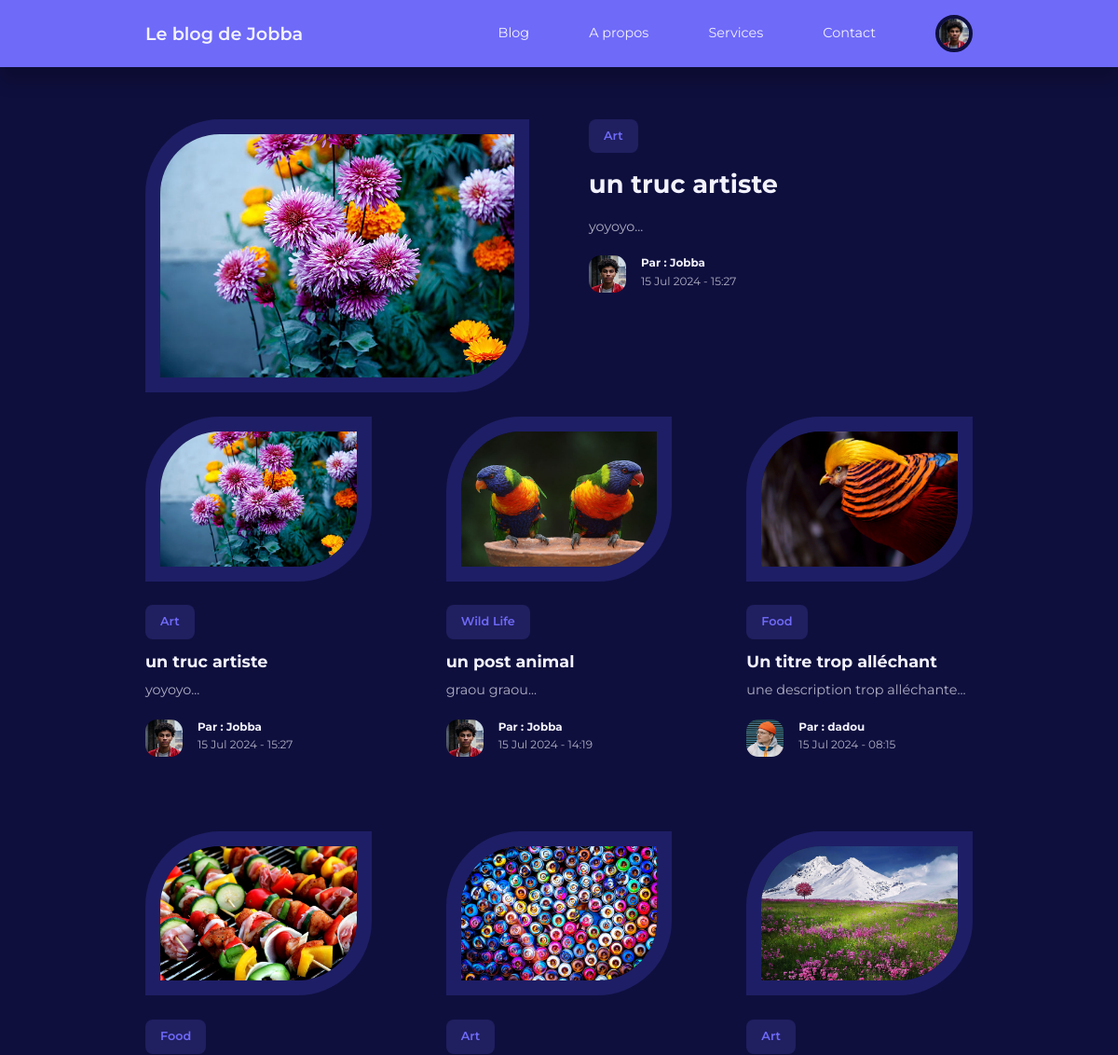
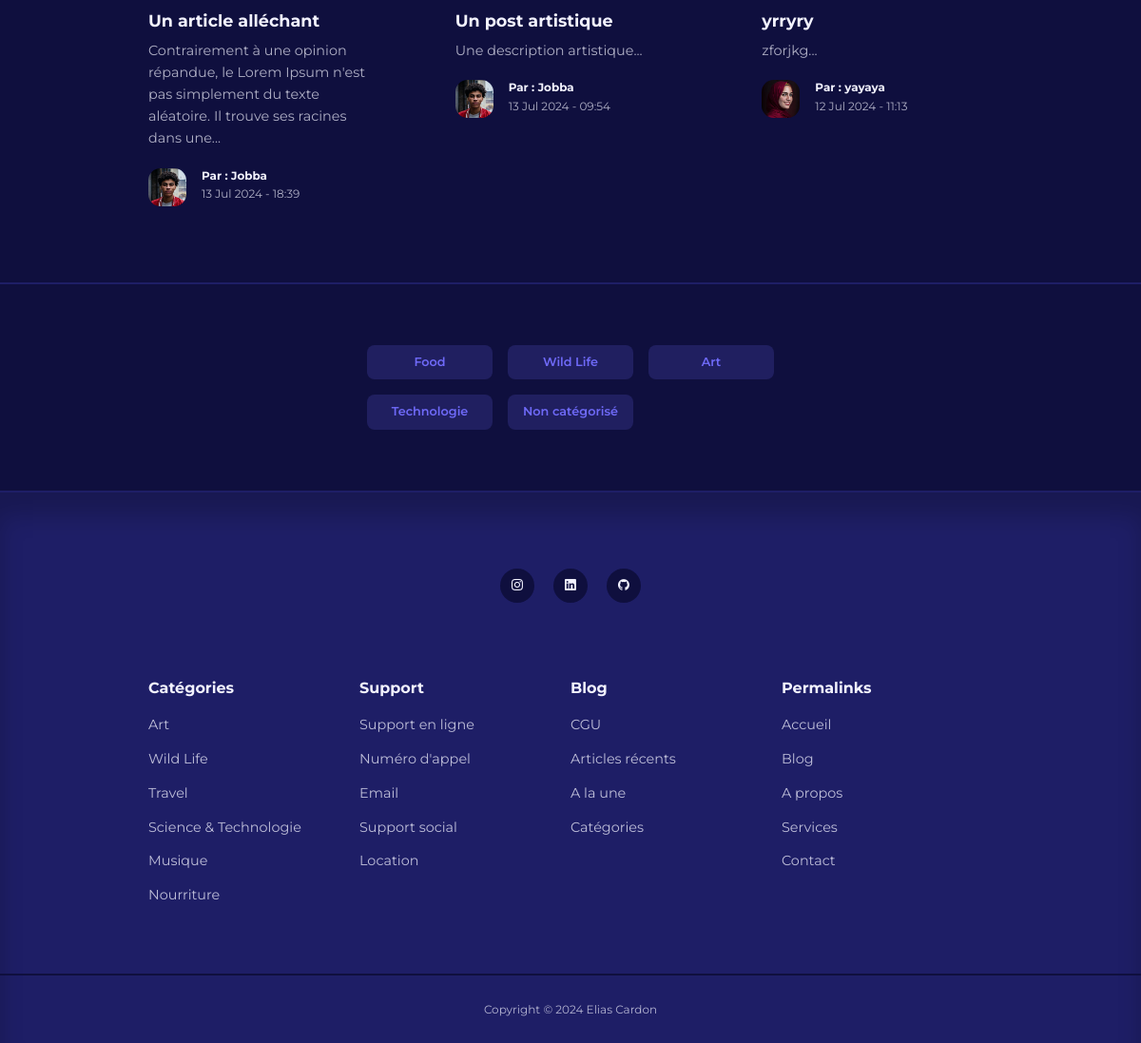
The app's page / (signed in) with its own data (2 pictures, top to bottom).
### tables this page shows
CREATE TABLE IF NOT EXISTS `users` (
  `id` int UNSIGNED NOT NULL AUTO_INCREMENT,
  `firstname` varchar(50) NOT NULL,
  `lastname` varchar(50) NOT NULL,
  `username` varchar(50) NOT NULL,
  `email` varchar(100) NOT NULL,
  `password` varchar(255) NOT NULL,
  `avatar` varchar(255) NOT NULL,
  `is_admin` tinyint(1) NOT NULL,
  PRIMARY KEY (`id`)
);

CREATE TABLE IF NOT EXISTS `posts` (
  `id` int UNSIGNED NOT NULL AUTO_INCREMENT,
  `title` varchar(255) NOT NULL,
  `body` text NOT NULL,
  `thumbnail` varchar(255) NOT NULL,
  `date_time` timestamp NOT NULL DEFAULT CURRENT_TIMESTAMP,
  `category_id` int UNSIGNED DEFAULT NULL,
  `author_id` int UNSIGNED NOT NULL,
  `is_featured` tinyint(1) NOT NULL,
  PRIMARY KEY (`id`),
  KEY `FK_blog_category` (`category_id`),
  KEY `FK_blog_author` (`author_id`)
);

CREATE TABLE IF NOT EXISTS `categories` (
  `id` int UNSIGNED NOT NULL AUTO_INCREMENT,
  `title` varchar(50) NOT NULL,
  `description` text NOT NULL,
  PRIMARY KEY (`id`)
);

### index.php (the view, shortened to what this page needs)
<?php
include 'backend/partials/header.php';
$_featured_query = "SELECT * FROM `posts` WHERE is_featured = 1";
$_featured_result = mysqli_query($connection, $_featured_query);
$featured = mysqli_fetch_assoc($_featured_result);
$query = "SELECT * FROM `posts` ORDER BY date_time DESC LIMIT 9";
$posts = mysqli_query($connection, $query);
?>
<?php if (mysqli_num_rows($_featured_result) == 1) : ?>
    <section class="featured">
        <div class="container featured__container">
            <div class="post__thumbnail">
                <img src="frontend/assets/images/<?= $featured['thumbnail'] ?>" alt="Image du blog1">
            </div>
            <div class="post__info">
                <?php
                $category_id = $featured['category_id'];
                $category_query = "SELECT * FROM categories WHERE id = $category_id";
                $category_result = mysqli_query($connection, $category_query);
                $category = mysqli_fetch_assoc($category_result);
                ?>
                <a href="<?= ROOT_URL ?>category-post.php?id=<?= $featured['category_id'] ?>"
                   class="category__button"><?= $category['title'] ?></a>
                <h2 class="post__title"><a
                            href="<?= ROOT_URL ?>post.php?id=<?= $featured['id'] ?>"><?= $featured['title'] ?></a>
                </h2>
                <p class="post__body">
                    <?= substr($featured['body'], 0, 300) ?>...
                </p>
                <div class="post__author">
                    <?php
                    $author_id = $featured['author_id'];
                    $author_query = "SELECT * FROM users WHERE id = '$author_id'";
                    $author_result = mysqli_query($connection, $author_query);
                    $author = mysqli_fetch_assoc($author_result);
                    ?>
                    <div class="post__author-avatar">
                        <img src="frontend/assets/images/<?= $author['avatar'] ?>"
                             alt="Avatar de l'auteur de l'article">
                    </div>
                    <div class="post__author-info">
                        <h5>Par : <?= "{$author['username']}" ?></h5>
                        <small>
                            <?= date("d M Y - H:i", strtotime($featured['date_time'])) ?>
                        </small>
                    </div>
                </div>
            </div>
        </div>
    </section>
    <section class="posts <?= $featured ? '' : 'section__extra-margin' ?>">
        <div class="container posts__container">
            <?php while ($post = mysqli_fetch_assoc($posts)) : ?>
                <article class="post">
                    <div class="post__thumbnail">
                        <img src="<?= ROOT_URL ?>frontend/assets/images/<?= $post['thumbnail'] ?>"
                             alt="Image de l'article">
                    </div>
                    <div class="post__info">
                        <?php
                        $category_id = $post['category_id'];
                        $category_query = "SELECT * FROM categories WHERE id = $category_id";
                        $category_result = mysqli_query($connection, $category_query);
                        $category = mysqli_fetch_assoc($category_result);
                        ?>
                        <a href="<?= ROOT_URL ?>category-post.php?id=<?= $category['id'] ?>"
                           class="category__button"><?= $category['title'] ?></a>
                        <h3 class="post__title">
                            <a href="<?= ROOT_URL ?>post.php?id=<?= $post['id'] ?>">
                                <?= $post['title'] ?>
                            </a>
                        </h3>
                        <p class="post__body">
                            <?= substr($post['body'], 0, 150) ?>...
                        </p>
                        <div class="post__author">
                            <?php
                            $author_id = $post['author_id'];
                            $author_query = "SELECT * FROM users WHERE id = $author_id";
                            $author_result = mysqli_query($connection, $author_query);
                            $author = mysqli_fetch_assoc($author_result);
                            ?>
                            <div class="post__author-avatar">
                                <img src="frontend/assets/images/<?= $author['avatar'] ?>"
                                     alt="Avatar de l'auteur de l'article">
                            </div>
                            <div class="post__author-info">
                                <h5>Par : <?= "{$author['username']}" ?></h5>
                                <small><?= date("d M Y - H:i", strtotime($post['date_time'])) ?></small>
                            </div>
                        </div>
                    </div>
                </article>
            <?php endwhile; ?>
        </div>
    </section>
<?php endif; ?>
<section class="category__buttons">
    <div class="container category__buttons-container">
        <?php
        $all_categories_query = "SELECT * FROM categories";
        $all_categories = mysqli_query($connection, $all_categories_query);
        ?>
        <?php while ($category = mysqli_fetch_assoc($all_categories)) : ?>
            <a href="<?= ROOT_URL ?>category-post.php?id=<?= $category['id'] ?>"
               class="category__button"><?= $category['title'] ?></a>
        <?php endwhile; ?>
    </div>
</section>
<?php
include 'backend/partials/footer.php';
?>
</body>
</html>

### backend/partials/header.php (shortened to what this page needs)
<?php
require __DIR__ . '/../config/database.php';
if (isset($_SESSION['user-id'])){
    $id = filter_var($_SESSION['user-id'], FILTER_SANITIZE_NUMBER_INT);
    $query = "SELECT avatar FROM users WHERE id = $id";
    $result = mysqli_query($connection, $query);
    $avatar = mysqli_fetch_assoc($result);
}
?>
<!doctype html>
<html lang="fr">
<head>
    <link rel="stylesheet" href="<?= ROOT_URL?>frontend/assets/style.css">
    <link rel="stylesheet" href="https://unicons.iconscout.com/release/v4.0.0/css/line.css">
</head>
<body>
<nav>
    <div class="container nav__container">
        <a href="<?= ROOT_URL?>" class="nav__logo">Le blog de Jobba</a>
        <ul class="nav__items">
            <li><a href="<?= ROOT_URL?>blog.php">Blog</a></li>
            <li><a href="<?= ROOT_URL?>about.php">A propos</a></li>
            <li><a href="<?= ROOT_URL?>services.php">Services</a></li>
            <li><a href="<?= ROOT_URL?>contact.php">Contact</a></li>
            <?php if (isset($_SESSION['user-id'])) : ?>
                <li class="nav__profile">
                    <div class="avatar">
                        <img src="<?= ROOT_URL . 'frontend/assets/images/' . $avatar['avatar'] ?>" alt="Un avatar">
                    </div>
                </li>
            <?php else : ?>
                <li><a href="<?= ROOT_URL?>signin.php">Se connecter</a></li>
            <?php endif ?>
        </ul>
    </div>
</nav>

### frontend/assets/style.css (style rules this page uses)
:root { --color-primary: #6f6af8; --color-primary-light: hsl(242, 91%, 69%, 18%); --color-primary-variant: #5854c7; --color-red: #da0f3f; --color-red-light: hsl(346, 87%, 46%, 15%); --color-green: #00c476; --color-green-light: hsl(156, 100%, 38%, 15%); --color-gray-900: #1e1e66; --color-gray-700: #2d2b7c; --color-gray-300: rgba(242, 242, 254, 0.3); --color-gray-200: rgba(242, 242, 254, 0.7); --color-white: #f2f2fe; --color-bg: #0f0f3e; --transition: all 300ms ease; --container-width-lg: 74%; --container-width-md: 88%; --form-width: 40%; --card-border-radius-1: 0.3rem; --card-border-radius-2: 0.5rem; --card-border-radius-3: 0.8rem; --card-border-radius-4: 2rem; --card-border-radius-5: 5rem; }
* { margin: 0; padding: 0; outline: 0; border: 0; appearance: 0; list-style: none; text-decoration: none; box-sizing: border-box; }
body { font-family: 'Montserrat', sans-serif; line-height: 1.6; color: var(--color-gray-200); overflow-x: hidden; background: var(--color-bg); font-size: 0.9rem; }
.container { width: var(--container-width-lg); max-width: 1800px; margin-inline: auto; }
h1, h2, h3, h4, h5 { color: var(--color-white); line-height: 1.3; }
h2 { font-size: 1.7rem; margin: 1rem 0; }
h3 { font-size: 1.1rem; margin: 0.8rem 0 0.5rem; }
a { color: var(--color-white); transition: var(--transition); }
img { display: block; width: 100%; object-fit: cover; }
nav { background: var(--color-primary); width: 100vw; height: 4.5rem; position: fixed; top: 0; z-index: 10; box-shadow: 0 1rem 1rem rgba(0, 0, 0, 0.2); }
.nav__container { height: 100%; display: flex; align-items: center; justify-content: space-between; }
.avatar { width: 2.5rem; height: 2.5rem; border-radius: 50%; overflow: hidden; border: 0.3rem solid var(--color-bg) }
.nav__logo { font-weight: 600; font-size: 1.2rem; }
.nav__items { display: flex; align-items: center; gap: 4rem; }
.nav__profile { position: relative; cursor: pointer; }
.category__button { background: var(--color-primary-light); color: var(--color-primary); display: inline-block; padding: 0.5rem 1rem; border-radius: var(--card-border-radius-2); font-weight: 600; font-size: 0.8rem; text-align: center; }
.post__thumbnail { border-radius: var(--card-border-radius-5) 0; border: 1rem solid var(--color-gray-900); overflow: hidden; margin-bottom: 1.6rem; }
.post__author { display: flex; gap: 1rem; margin-top: 1.2rem; }
.post__author-avatar { width: 2.5rem; height: 2.5rem; border-radius: var(--card-border-radius-3); overflow: hidden; }
.featured { margin-top: 8rem; }
.featured__container { display: grid; grid-template-columns: 1fr 1fr; gap: 4rem; }
.featured .post__thumbnail { height: fit-content; }
.posts__container { display: grid; grid-template-columns: repeat(3, 1fr); gap: 5rem; margin-bottom: 5rem; }
.category__buttons { padding: 4rem 0; border-top: 2px solid var(--color-gray-900); border-bottom: 2px solid var(--color-gray-900); }
.category__buttons-container { width: fit-content; display: grid; grid-template-columns: repeat(3, 1fr); gap: 1rem; }

### records on screen
users: avatar (picture), username "Jobba"
posts: thumbnail (picture), title "un truc artiste", body "yoyoyo", date_time "15 Jul 2024 - 15:27", category.title "Art", author.avatar (picture), author.username "Jobba"
categories: title "Art"
posts: thumbnail (picture), category.title "Wild Life", title "un post animal", body "graou graou", author.avatar (picture), author.username "Jobba", date_time "15 Jul 2024 - 14:19"
posts: thumbnail (picture), category.title "Food", title "Un titre trop alléchant", body "une description trop alléchante", author.avatar (picture), author.username "dadou", date_time "15 Jul 2024 - 08:15"
posts: thumbnail (picture), category.title "Food", title "Un article alléchant", body "Contrairement à une opinion répandue, le Lorem Ipsum n'est pas simplement du texte aléatoire. Il trouve ses racines dans une", author.avatar (picture), author.username "Jobba", date_time "13 Jul 2024 - 18:39"
posts: thumbnail (picture), category.title "Art", title "Un post artistique", body "Une description artistique", author.avatar (picture), author.username "Jobba", date_time "13 Jul 2024 - 09:54"
posts: thumbnail (picture), category.title "Art", title "yrryry", body "zforjkg", author.avatar (picture), author.username "yayaya", date_time "12 Jul 2024 - 11:13"
categories: title "Food"
categories: title "Wild Life"
categories: title "Technologie"
categories: title "Non catégorisé"
